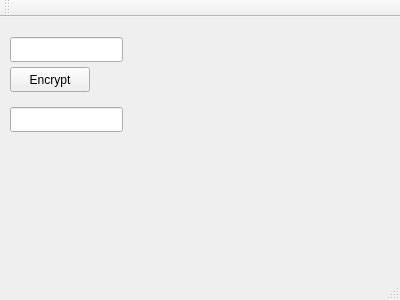
<?xml version="1.0" encoding="UTF-8"?>
<ui version="4.0">
 <class>MainWindow</class>
 <widget class="QMainWindow" name="MainWindow">
  <property name="geometry">
   <rect>
    <x>0</x>
    <y>0</y>
    <width>400</width>
    <height>300</height>
   </rect>
  </property>
  <property name="windowTitle">
   <string>MainWindow</string>
  </property>
  <widget class="QWidget" name="centralWidget">
   <widget class="QLineEdit" name="lineEdit">
    <property name="geometry">
     <rect>
      <x>10</x>
      <y>20</y>
      <width>113</width>
      <height>25</height>
     </rect>
    </property>
   </widget>
   <widget class="QPushButton" name="pushButton">
    <property name="geometry">
     <rect>
      <x>10</x>
      <y>50</y>
      <width>80</width>
      <height>25</height>
     </rect>
    </property>
    <property name="text">
     <string>Encrypt</string>
    </property>
   </widget>
   <widget class="QLineEdit" name="lineEdit_2">
    <property name="geometry">
     <rect>
      <x>10</x>
      <y>90</y>
      <width>113</width>
      <height>25</height>
     </rect>
    </property>
   </widget>
  </widget>
  <widget class="QMenuBar" name="menuBar">
   <property name="geometry">
    <rect>
     <x>0</x>
     <y>0</y>
     <width>400</width>
     <height>22</height>
    </rect>
   </property>
  </widget>
  <widget class="QToolBar" name="mainToolBar">
   <attribute name="toolBarArea">
    <enum>TopToolBarArea</enum>
   </attribute>
   <attribute name="toolBarBreak">
    <bool>false</bool>
   </attribute>
  </widget>
  <widget class="QStatusBar" name="statusBar"/>
 </widget>
 <layoutdefault spacing="6" margin="11"/>
 <resources/>
 <connections/>
</ui>
